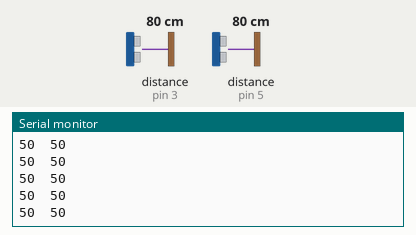
Simulated run of this sketch. Board: Arduino Uno, built with avr-gcc and run on an emulated ATmega328P. On the bench: the last lines printed to the serial monitor. Wiring (inferred from the names in the program): 2 × ultrasonic range finder: trigger pin 2, echo pin 3 / trigger pin 4, echo pin 5. Inputs (shaded band) come from the test bench; at power-on: distance to the obstacle (sensors on pin 3, pin 5) 80 cm. The echo pulse lasts 58.3 µs per cm.

Above: at 1.2 s.
1.3 s: distance to the obstacle (sensor on pin 3) set to 2 cm
At 1.35 s:
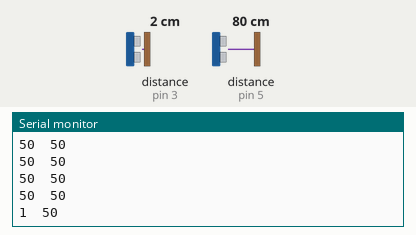
2.8 s: distance to the obstacle (sensor on pin 5) set to 2 cm
At 2.81 s:
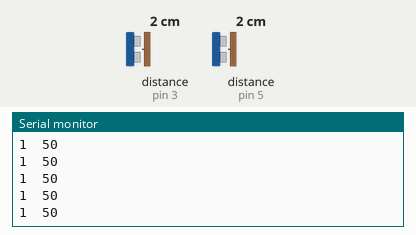
4.3 s: distance to the obstacle (sensor on pin 3) set to 4 cm
At 4.31 s:
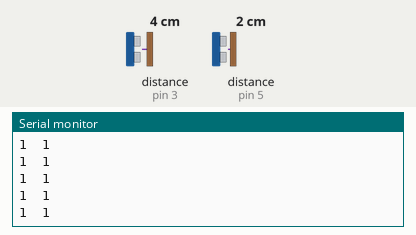
5.8 s: distance to the obstacle (sensor on pin 5) set to 4 cm
At 5.8 s:
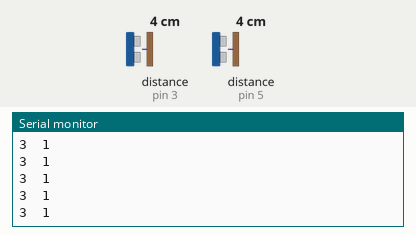
Timing chart, 0 to 8.3 s (numbered marks = the images above; inputs shaded):
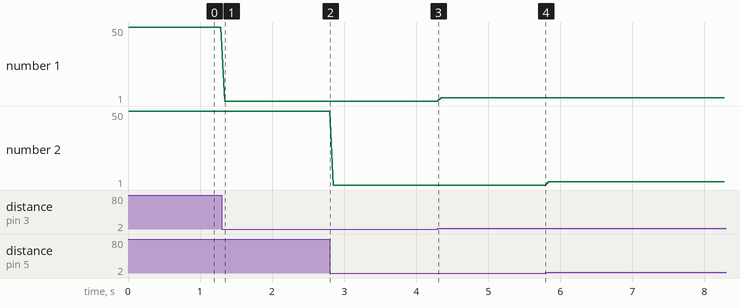

The sketch:

dual_input_uss.ino
```cpp
//  PROJECT IXORA – EXPLORATIONS
//  Dual Input (Ultrasonic Sensor) v1.0
//  Based on Exploration O1 – Dynamic Shape

#include <Wire.h>

// Ultrasonic sensor constants & variables

#define echoPin_1 3   // attach pin D3 Arduino to pin Echo of HC-SR04
#define trigPin_1 2   // attach pin D2 Arduino to pin Trig of HC-SR04

#define echoPin_2 5   // attach pin D5 Arduino to pin Echo of HC-SR04
#define trigPin_2 4   // attach pin D4 Arduino to pin Trig of HC-SR04

long duration_1;      // variable for the duration of sound wave travel
int distance_1;       // variable for the distance measurement

long duration_2;      // variable for the duration of sound wave travel
int distance_2;       // variable for the distance measurement

String distMeasurement_1;
String distMeasurement_2;

#define LOW_MID_THRESHOLD 30
#define MID_HIGH_THRESHOLD 100

void setup() {

  //initialize sensor
  pinMode(trigPin_1, OUTPUT);   // Sets the trigPin as an OUTPUT
  pinMode(echoPin_1, INPUT);    // Sets the echoPin as an INPUT

  pinMode(trigPin_2, OUTPUT);   // Sets the trigPin as an OUTPUT
  pinMode(echoPin_2, INPUT);    // Sets the echoPin as an INPUT

  Serial.begin(9600);         // Serial Communication is starting with 9600 of baudrate speed
}

void loop() {
  // Displays the distance on the Serial Monitor
  distMeasurement_1 = reportDistance(distance_1, trigPin_1, echoPin_1, duration_1);
  distMeasurement_2 = reportDistance(distance_2, trigPin_2, echoPin_2, duration_2);

  Serial.println(distMeasurement_1+"\t"+distMeasurement_2);

  delay(50);
}

// Helper functions to calculate distance for each sensor

int calcDistance(int trigPin, int echoPin, long duration) {
  // Clears the trigPin condition
  digitalWrite(trigPin, LOW);
  delayMicroseconds(2);
  // Sets the trigPin HIGH (ACTIVE) for 10 microseconds
  digitalWrite(trigPin, HIGH);
  delayMicroseconds(10);
  digitalWrite(trigPin, LOW);
  // Reads the echoPin, returns the sound wave travel time in microseconds
  duration = pulseIn(echoPin, HIGH);
  // Calculating the distance
  return duration * 0.034 / 2; // Speed of sound wave divided by 2 (go and back)
}

String reportDistance(int distance, int trigPin, int echoPin, long duration) {
  // Sensor distance calculation
  distance = calcDistance(trigPin, echoPin, duration);
  // Caps distance value at 200
  if (distance > 50) {
    distance = 50;
  }
  // Reports the current distance as string
  String distanceValue = String(distance);
  return distanceValue;
}
```

Measured:
- after the input at 1.3 s, the serial monitor: prints a new line at once (image 1)
- plotted number 1: 50 → 1 after the input at 1.3 s, 1 → 3 after the input at 4.3 s
